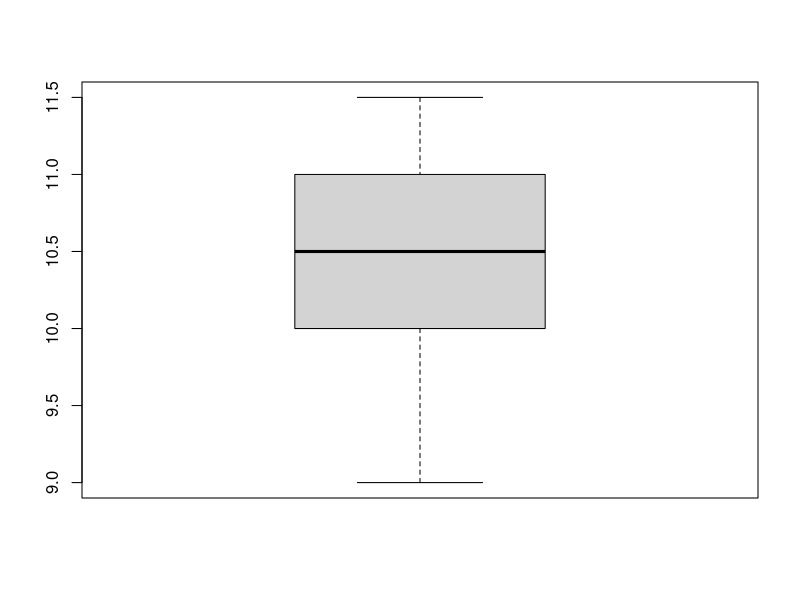
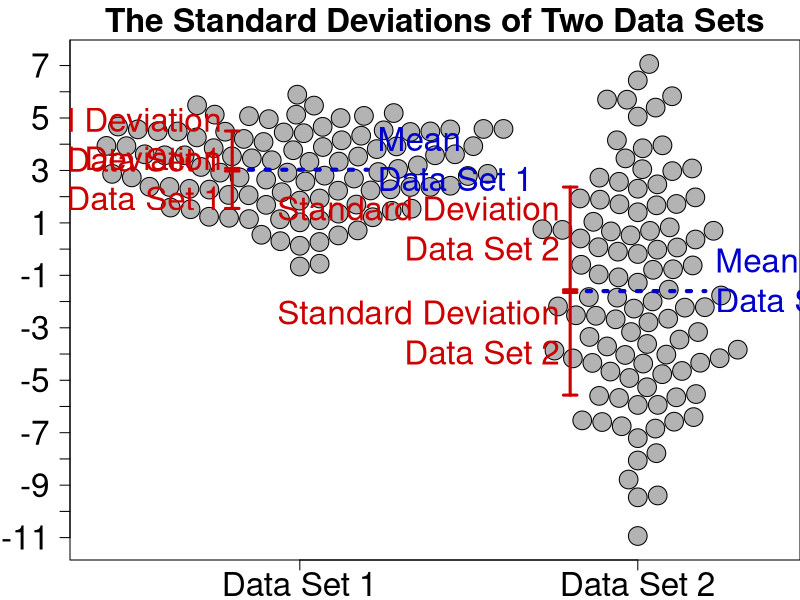

The R script that drew these images, in order:
png("sd_example.png", width = 1000, height = 1000)

library("beeswarm")

rangebrace = function(x, y0, y1, d, col){
    X = seq(x, x-d, length = 500)
    Ytop = (y1 - y0)/4 * ( (2/d)^(1/3) * sign(X - (x - d/2))*abs(X - (x - d/2))^(1/3) + 1 ) + (y0 + y1)/2
    Ybot = (y1 - y0)/4 * ( -(2/d)^(1/3) * sign(X - (x - d/2))*abs(X - (x - d/2))^(1/3) - 1 ) + (y0 + y1)/2
    lines(X, Ytop, lwd = 3, col = col)
    lines(X, Ybot, lwd = 3, col = col)
}

rangebar = function(x, y0, y1, d, col){
    segments(x-d, y0, x+d, y0, lwd = 3, col = col)
    segments(x, y0, x, y1, lwd = 3, col = col)
    segments(x-d, y1, x+d, y1, lwd = 3, col = col)
}

x1 = rnorm(100, mean = 3, sd = 1.5)
x2 = rnorm(100, mean = -1, sd = 3.5)

par(mar = c(2, 3.5, 2, 0))
beeswarm(x = list(x1, x2), pch = 21, col = "black", bg = "gray70", 
         cex = 2.5, cex.axis = 2, cex.main = 2, main = "The Standard Deviations of Two Data Sets", xlim = c(0.4, 2.4), xaxt = "n", yaxt = "n")
axis(1, at = c(1, 2), labels = c("Data Set 1", "Data Set 2"), cex.axis = 2)
axis(2, at = seq(floor(min(c(x1), c(x2))), ceiling(max(c(x1),c(x2))), 1), cex.axis = 2, las = 2)

d = 0.2

segments(1.0 - d, mean(x1), 1.0 + d, mean(x1), lwd = 4, lty = "dotted", col = "blue3")
segments(2.0 - d, mean(x2), 2.0 + d, mean(x2), lwd = 4, lty = "dotted", col = "blue3")

text(x = 1.0 + d, y = mean(x1), labels = "Mean\nData Set 1", cex = 2, col = "blue3", pos = 4)
text(x = 2.0 + d, y = mean(x2), labels = "Mean\nData Set 2", cex = 2, col = "blue3", pos = 4)

eps = 0.05
rangebar(x = 1.0 - d, y0 = mean(x1) + eps, y1 = mean(x1) + sd(x1), d = 0.02, col = "red3")
rangebar(x = 1.0 - d, y0 = mean(x1) - sd(x1), y1 = mean(x1) - eps, d = 0.02, col = "red3")
rangebar(x = 2.0 - d, y0 = mean(x2) + eps, y1 = mean(x2) + sd(x2), d = 0.02, col = "red3")
rangebar(x = 2.0 - d, y0 = mean(x2) - sd(x2), y1 = mean(x2) - eps, d = 0.02, col = "red3")

text(x = 1.0-d, y = mean(x1) + 0.5*sd(x1), labels = "Standard Deviation\nData Set 1", cex = 2, col = "red3", pos = 2)
text(x = 1.0-d, y = mean(x1) - 0.5*sd(x1), labels = "Standard Deviation\nData Set 1", cex = 2, col = "red3", pos = 2)
text(x = 2.0-d, y = mean(x2) - 0.5*sd(x2), labels = "Standard Deviation\nData Set 2", cex = 2, col = "red3", pos = 2)
text(x = 2.0-d, y = mean(x2) + 0.5*sd(x2), labels = "Standard Deviation\nData Set 2", cex = 2, col = "red3", pos = 2)


dev.off()

sqrt(4)

x = c(15, 9, 3, 16, -14, -3, -7, -6, 3, 3, -15, 19, -7, 11, 6, 11, 16, 12, -1, -14, -14, 1, -1, 10, 11, 11, 13, 0, 0, -6, -3, -10, 3, 20, 6, 20, -6, 2, -8, 8, 16, 14, 5, 13, -15, -2, -8, 23, 2, 26)

# Calculate the Mean
N = length(x)

mu = sum(x)/N
mu

# Calculate the Standard Deviation
sigma = sqrt( sum( (x - mu)^2 )/N )
sigma

beats = c(70, 73, 94, 62, 81)

# Calculate the Sample Mean
n = length(beats)

xbar = sum(beats)/n
xbar

# Calculate the Sample Standard Deviation
s = sqrt( sum( (beats - xbar)^2 ) / (n - 1) )
s

beats - xbar

(beats - xbar)^2

sum( (beats - xbar)^2 )

sum( (beats - xbar)^2 )/(n - 1)

s = sqrt( sum( (beats - xbar)^2 )/ (n-1) )
s

scores = c(33, 42, 49, 49, 53, 55, 55, 61, 63, 67, 68, 68, 69, 69, 72, 73, 74, 78, 80, 83, 88, 88, 88, 90, 92, 94, 94, 94, 94, 96, 100)

# Calculate the Sample Mean
n = length(scores)

xbar = sum(scores)/n
xbar

# Calculate the Sample Standard Deviation
s = sqrt( sum( (scores - xbar)^2 ) / (n - 1) )
s

ages = c(9, 9.5, 9.5, 10, 10, 10, 10, 10.5, 10.5, 10.5, 10.5, 11, 11, 11, 11, 11, 11, 11.5, 11.5, 11.5)

# Calculate the Population Mean
N = length(ages)

mu = sum(ages)/N
mu


# Calculate the Population Standard Deviation
sigma = sqrt( sum( (ages - mu)^2 ) / N)
sigma

boxplot(ages)

#**VID=jP7PPzsJYkg**#
